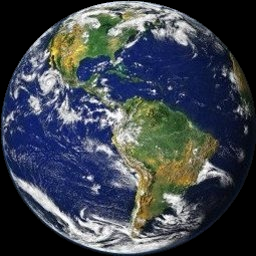
#> input picture earth.png, 256 x 256 px
$ python shooting.py
#> lines starting #> are read from the running program, lines starting #| are printed output that depends on the picture; after the words box and inside, x2 and y2 are one past the last pixel; in counts of white or black regions, pixels touching at a corner belong together
import numpy as np
import cv2
import random
import math

class Game():
    # 初期設定
    def __init__(self, isDebugmode=False):
        self.isDebugmode = isDebugmode

        # 計算途中でself.~~が並ぶと見づらいのでいったんローカル変数で処理する
        filename = "earth.png"
        earth_img = cv2.imread(filename)
        r = earth_img.shape[0] // 2
        w, h = 1024, 768
        xc, yc = w//2, h//2
        image_origin = np.full((h,w,3), (0,0,0), np.uint8)
        image_origin[yc-r:yc+r, xc-r:xc+r] = earth_img
        if self.isDebugmode:
            cv2.circle(image_origin, (xc,yc), r, (0,0,255), 1)

        # あらためてインスタンス定数を定義する
        self.winname = "meteor game"
        self.width, self.height = w, h
        self.xc, self.yc = xc, yc
        self.image_origin = image_origin
        self.radius = r
        self.meteor_num = 0
        self.meteors = []
        self.beam = Beam(self)
        self.damage = 0
        self.score = 0
        self.isGameover = False
        self.next_score = 0

    # ゲーム画面描写
    def show(self):
        self.image = self.image_origin.copy()

        # 隕石を描く
        for meteor in self.meteors:
            if self.isDebugmode:
                self.draw_meteor_track(meteor)
            self.draw_meteor(meteor)

        # ビームもしくは爆風を描く
        if self.beam.isShooting:
            self.draw_beam(self.beam)

        # スコアを描く
        text = f"DAMAGE:{self.damage:3d}     SCORE:{self.score:5d}"
        cv2.putText(self.image, text, (20,50), cv2.FONT_HERSHEY_DUPLEX, 1, (255,255,255), 1)
        cv2.imshow(self.winname, self.image)

        # ビーム発射後の処理
        self.beam.cool_down()

        # 隕石消滅処理　ループ内でリストの要素を削除するため、リストでなくリストのコピーでループを回す
        for meteor in self.meteors[:]:
            if meteor.isCrash and meteor.timer > 10:
                self.meteors.remove(meteor)


    # 隕石を描く
    # [45 lines left out: functions draw_meteor, draw_meteor_track, draw_beam, not called in this run]

    # ゲームオーバー処理
    def gameover(self):
        gray = cv2.cvtColor(self.image, cv2.COLOR_BGR2GRAY)
        img = cv2.merge((gray, gray, gray))

        # GAME OVERの文字を少しずつ赤くする
        for c in range(255):
            img = putText_center(img, "GAME OVER", cv2.FONT_HERSHEY_COMPLEX, 5, (0,0,c), 5)
            cv2.imshow(self.winname, img)
            cv2.waitKey(10)
        cv2.waitKey(1000)
        cv2.destroyAllWindows()


    # ゲーム画面上でマウスを動かしたときの処理
    def move_mouse(self, event, x, y, flags, param):
        if event == cv2.EVENT_LBUTTONDOWN:
            self.beam.shoot(x, y)


class Beam():
    # 初期設定
    def __init__(self, game):
        self.pos0 = (0,0)
        self.pos1 = (0,0)
        self.length = game.width + game.height              # ビームの長さ（仮）
        self.max_cnt = 100
        self.initialize()

    # ビームの初期化
    def initialize(self):
        self.isShooting = False
        self.isHitMeteor = False
        self.isHitEarth = False
        self.timer = 0
        self.radius = 10

    # 発射
    # [8 lines left out: function shoot, not called in this run]

    # 発射後の演出
    def cool_down(self):
        if self.isShooting:
            self.timer += 1
            self.radius += 0.2
            if self.timer > self.max_cnt:
                self.initialize()


class Meteor():
    # 初期設定
    # [106 lines left out: functions __init__, move, getP1, getP2, getP3, putSprite, not called in this run]


# 画面中央に文字を描写する
def putText_center(img, text, fontFace, fontScale, color, thickness):
    (tw, th), _ = cv2.getTextSize(text, fontFace, fontScale, thickness)
    yc, xc = img.shape[0] // 2, img.shape[1] // 2
    x , y = xc-tw//2, yc+th//2
    img = cv2.putText(img, text, (x, y), fontFace, fontScale, color, thickness)
    return img


def main():
    game = Game()
#> in __init__, earth_img is the input picture: shape (256, 256, 3); mean B, G, R 78.3, 68.9, 62.2
#> in __init__, `image_origin[yc-r:yc+r, xc-r:xc+r] = earth_img`:
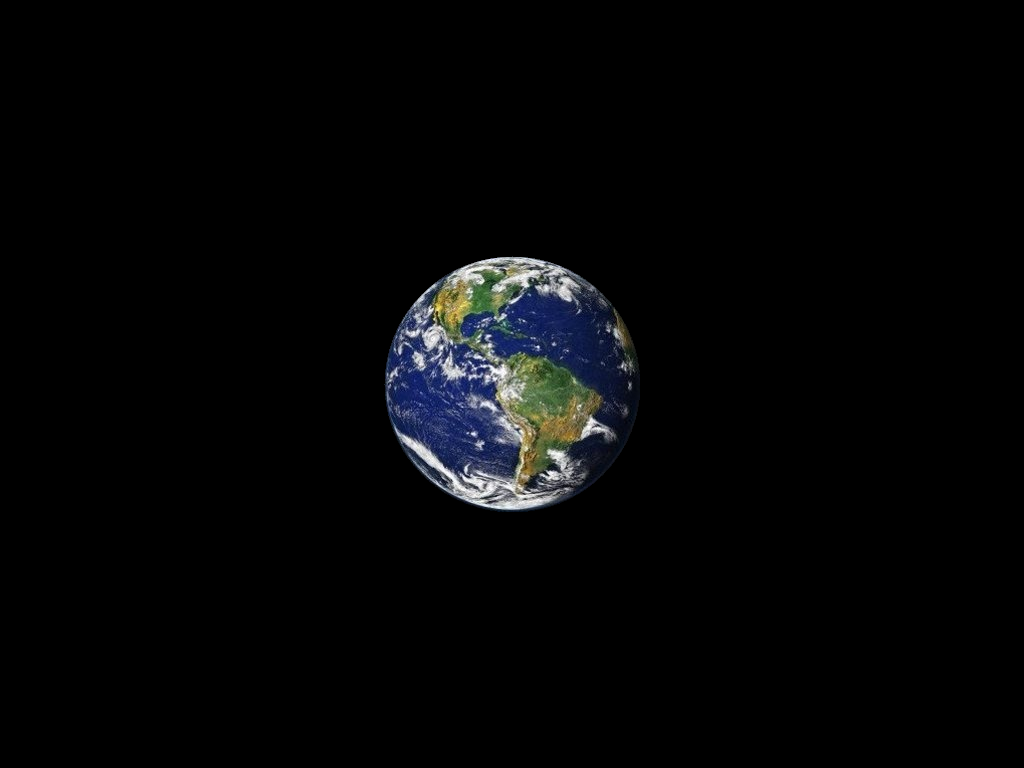
#> image_origin: shape (768, 1024, 3); mean B, G, R 6.5, 5.7, 5.2
    cv2.namedWindow(game.winname)
    cv2.setMouseCallback(game.winname, game.move_mouse)
    while not game.isGameover:
        # 一定スコアごとに隕石の最大出現数が増える
        if game.score >= game.next_score:
            game.meteor_num += 1
            game.next_score += 100

        # 1%の確率で隕石が出現する　もちろん現在の数が最大出現数未満のときのみ
        if len(game.meteors) < game.meteor_num and random.random() < 0.01:
            game.meteors.append(Meteor(game))

        # 隕石を動かす
        for meteor in game.meteors:
            if not meteor.isCrash:
                meteor.move(game)

        game.show()
#> in show, `cv2.putText(self.image, text, (20,50), cv2.FONT_HERSHEY_DUPLEX, 1, (25..`:
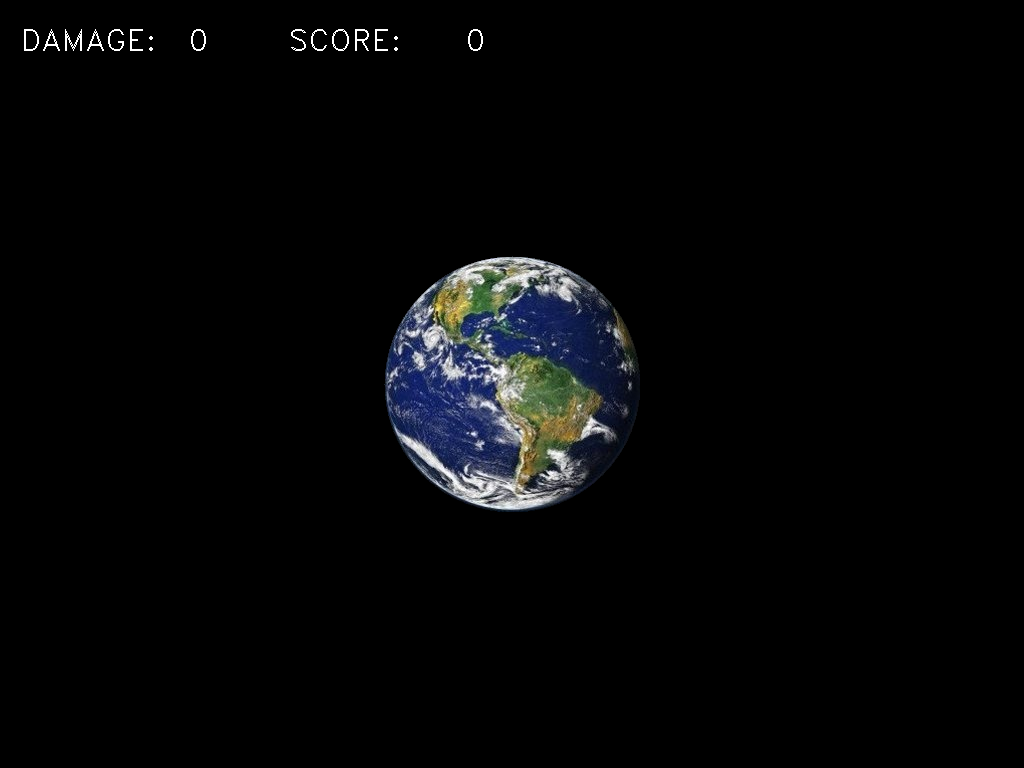
#> self.image: shape (768, 1024, 3); 0.18% of pixels changed, all inside (x1, y1, x2, y2) = (24, 29, 483, 51)

        # ダメージ100でゲームオーバー
        if game.damage >= 100:
            game.isGameover = True

        key = cv2.waitKey(1) & 0xFF
#> (key Esc is pressed here)
        if key == 27:
            break

    game.gameover()
#> in gameover, `gray = cv2.cvtColor(self.image, cv2.COLOR_BGR2GRAY)`:
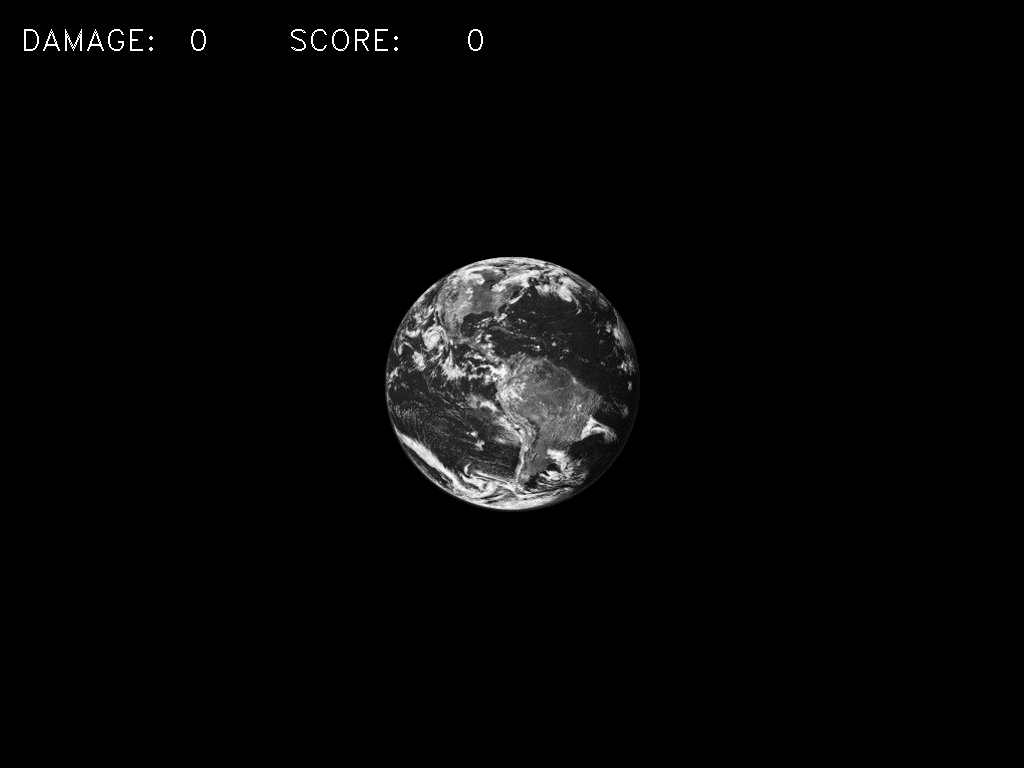
#> gray: shape (768, 1024); min 0, max 255, mean 6.1
#> the loop in gameover, `for c in range(255):` made 255 passes
#> pass 1, in putText_center, `img = cv2.putText(img, text, (x, y), fontFace, fontScale, color, thick..`:
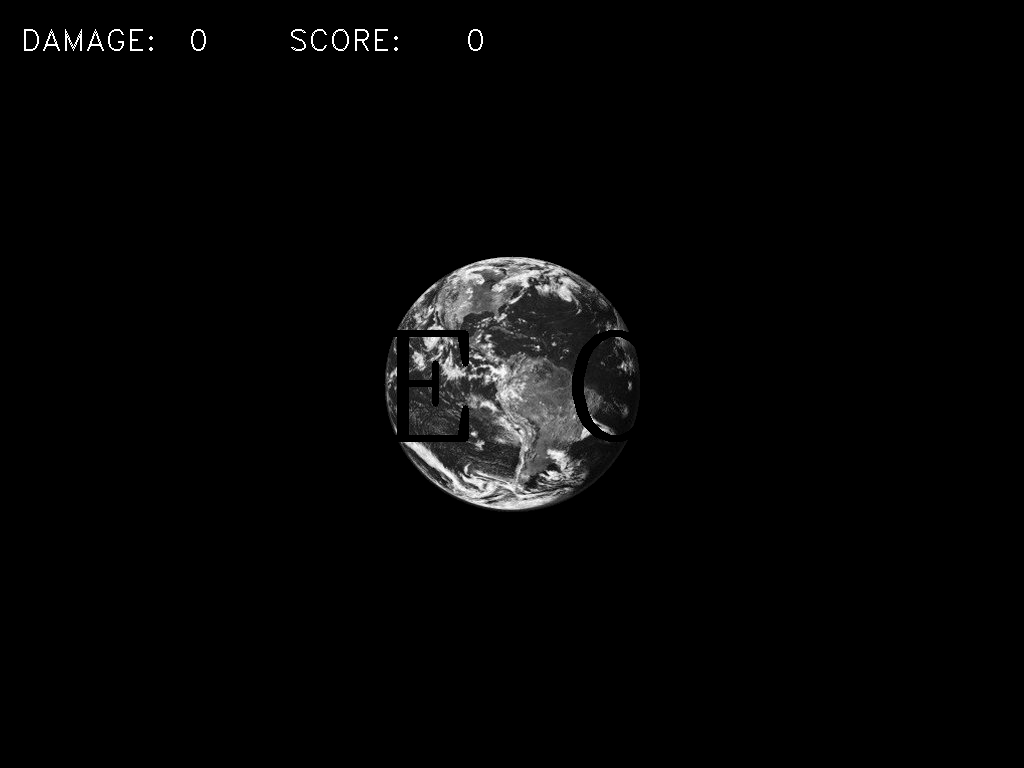
#> img: shape (768, 1024, 3); min 0, max 255, mean 5.7
#> after the loop in gameover, `for c in range(255):`:
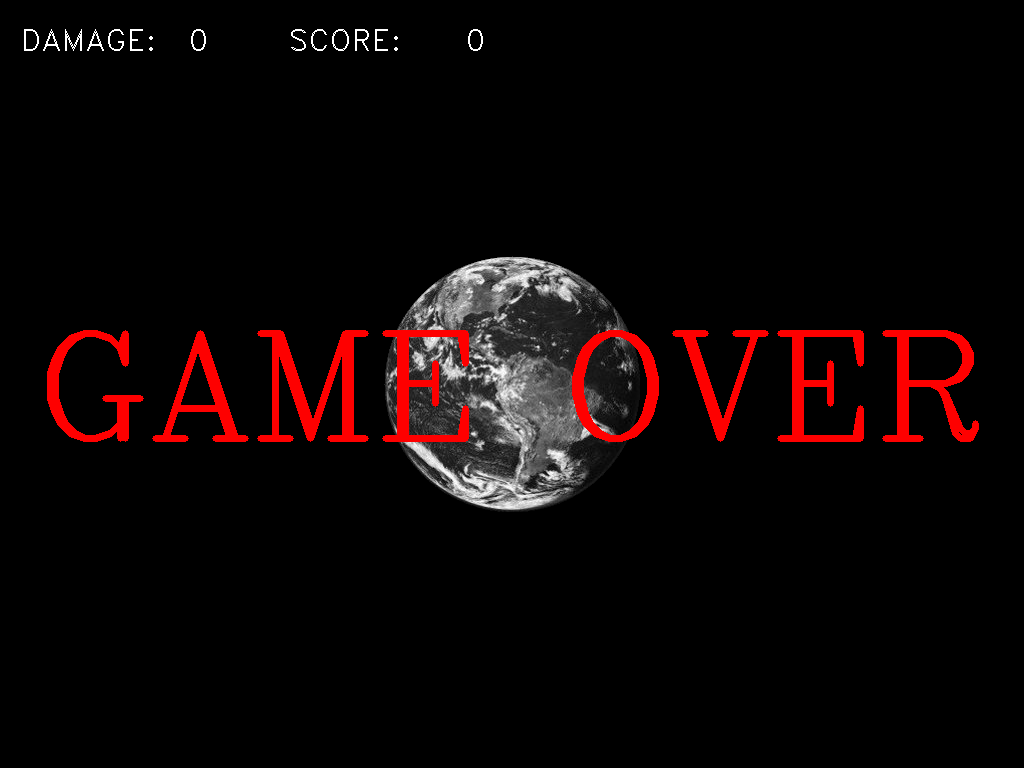
#> img: shape (768, 1024, 3); mean of channels 0, 1, 2 5.7, 5.7, 14.1; drawn as B, G, R

if __name__ == "__main__":
    main()

$ run again, with meteor4.png copied over earth.png
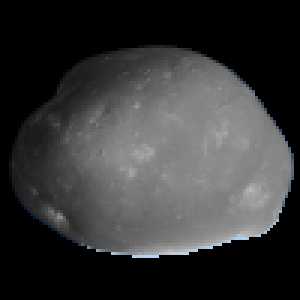
#> input picture meteor4.png, 100 x 100 px (shown 3 times larger)
#> in __init__, earth_img is the input picture: shape (100, 100, 3); mean B, G, R 54.4, 54.1, 53.8
#> in show, `cv2.putText(self.image, text, (20,50), cv2.FONT_HERSHEY_DUPLEX, 1, (25..`:
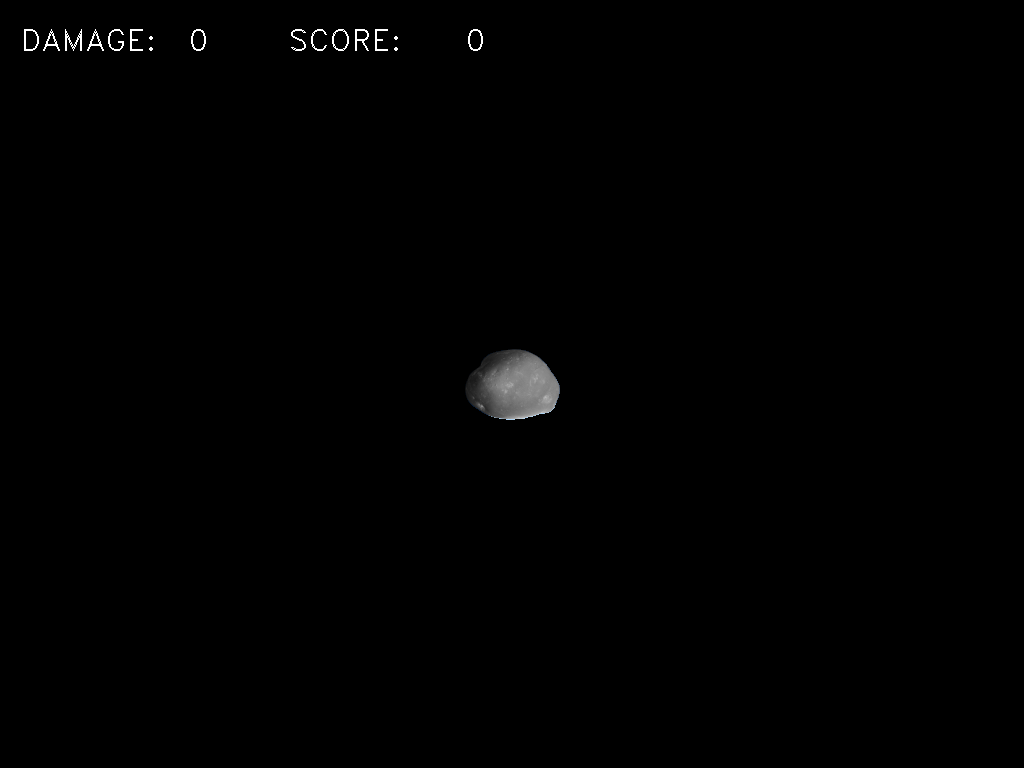
#> self.image: shape (768, 1024, 3); mean B, G, R 1.1, 1.1, 1.1
#> after the loop in gameover, `for c in range(255):`:
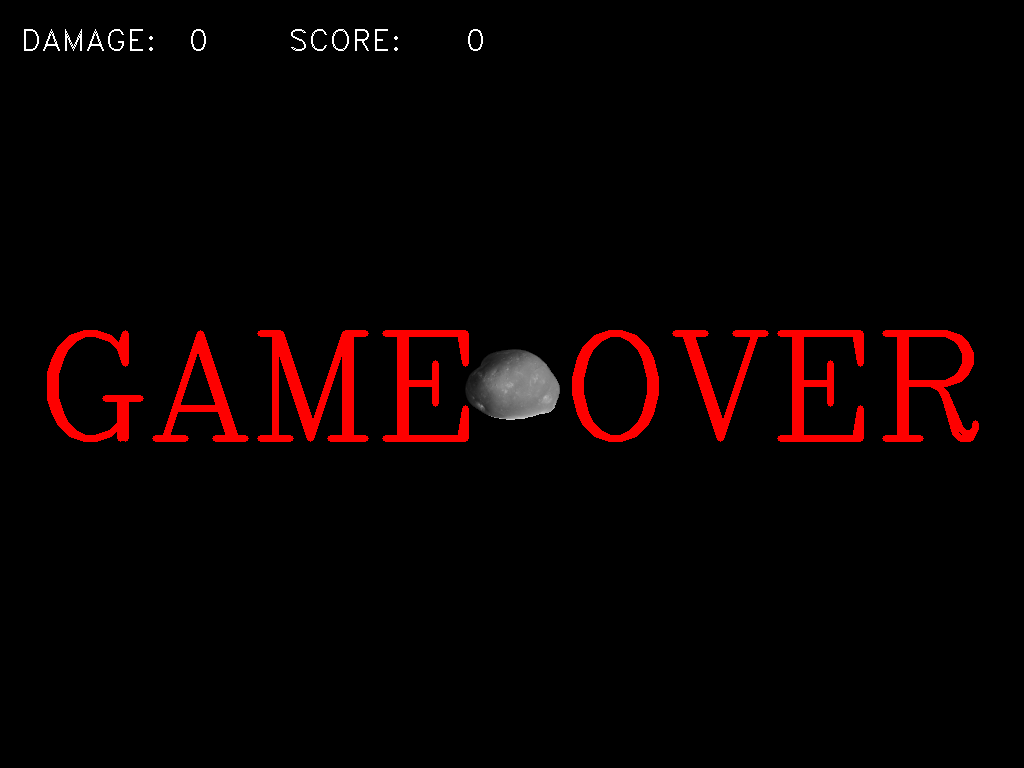
#> img: shape (768, 1024, 3); mean of channels 0, 1, 2 1.1, 1.1, 9.5; drawn as B, G, R
